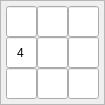
   <widget class="QFrame" name="frame_19">
    <property name="geometry">
     <rect>
      <x>120</x>
      <y>574</y>
      <width>101</width>
      <height>101</height>
     </rect>
    </property>
    <property name="minimumSize">
     <size>
      <width>0</width>
      <height>0</height>
     </size>
    </property>
    <property name="maximumSize">
     <size>
      <width>135</width>
      <height>135</height>
     </size>
    </property>
    <property name="styleSheet">
     <string notr="true"/>
    </property>
    <property name="frameShape">
     <enum>QFrame::StyledPanel</enum>
    </property>
    <property name="frameShadow">
     <enum>QFrame::Raised</enum>
    </property>
    <layout class="QGridLayout" name="gridLayout_19">
     <property name="leftMargin">
      <number>5</number>
     </property>
     <property name="topMargin">
      <number>5</number>
     </property>
     <property name="rightMargin">
      <number>5</number>
     </property>
     <property name="bottomMargin">
      <number>5</number>
     </property>
     <property name="spacing">
      <number>0</number>
     </property>
     <item row="1" column="1">
      <widget class="QLineEdit" name="cell_19_4">
       <property name="enabled">
        <bool>true</bool>
       </property>
       <property name="minimumSize">
        <size>
         <width>31</width>
         <height>31</height>
        </size>
       </property>
       <property name="maximumSize">
        <size>
         <width>31</width>
         <height>31</height>
        </size>
       </property>
       <property name="font">
        <font>
         <pointsize>9</pointsize>
        </font>
       </property>
       <property name="inputMask">
        <string>9</string>
       </property>
       <property name="text">
        <string/>
       </property>
       <property name="alignment">
        <set>Qt::AlignCenter</set>
       </property>
       <property name="readOnly">
        <bool>true</bool>
       </property>
      </widget>
     </item>
     <item row="1" column="2">
      <widget class="QLineEdit" name="cell_19_5">
       <property name="enabled">
        <bool>true</bool>
       </property>
       <property name="minimumSize">
        <size>
         <width>31</width>
         <height>31</height>
        </size>
       </property>
       <property name="maximumSize">
        <size>
         <width>31</width>
         <height>31</height>
        </size>
       </property>
       <property name="font">
        <font>
         <pointsize>9</pointsize>
        </font>
       </property>
       <property name="inputMask">
        <string>9</string>
       </property>
       <property name="text">
        <string/>
       </property>
       <property name="alignment">
        <set>Qt::AlignCenter</set>
       </property>
       <property name="readOnly">
        <bool>true</bool>
       </property>
      </widget>
     </item>
     <item row="0" column="2">
      <widget class="QLineEdit" name="cell_18_5">
       <property name="enabled">
        <bool>true</bool>
       </property>
       <property name="minimumSize">
        <size>
         <width>31</width>
         <height>31</height>
        </size>
       </property>
       <property name="maximumSize">
        <size>
         <width>31</width>
         <height>31</height>
        </size>
       </property>
       <property name="font">
        <font>
         <pointsize>9</pointsize>
        </font>
       </property>
       <property name="inputMask">
        <string>9</string>
       </property>
       <property name="text">
        <string/>
       </property>
       <property name="alignment">
        <set>Qt::AlignCenter</set>
       </property>
       <property name="readOnly">
        <bool>true</bool>
       </property>
      </widget>
     </item>
     <item row="1" column="0">
      <widget class="QLineEdit" name="cell_19_3">
       <property name="enabled">
        <bool>true</bool>
       </property>
       <property name="minimumSize">
        <size>
         <width>31</width>
         <height>31</height>
        </size>
       </property>
       <property name="maximumSize">
        <size>
         <width>31</width>
         <height>31</height>
        </size>
       </property>
       <property name="font">
        <font>
         <pointsize>9</pointsize>
        </font>
       </property>
       <property name="inputMask">
        <string>9</string>
       </property>
       <property name="text">
        <string>4</string>
       </property>
       <property name="alignment">
        <set>Qt::AlignCenter</set>
       </property>
       <property name="readOnly">
        <bool>true</bool>
       </property>
      </widget>
     </item>
     <item row="2" column="1">
      <widget class="QLineEdit" name="cell_20_4">
       <property name="enabled">
        <bool>true</bool>
       </property>
       <property name="minimumSize">
        <size>
         <width>31</width>
         <height>31</height>
        </size>
       </property>
       <property name="maximumSize">
        <size>
         <width>31</width>
         <height>31</height>
        </size>
       </property>
       <property name="font">
        <font>
         <pointsize>9</pointsize>
        </font>
       </property>
       <property name="inputMask">
        <string>9</string>
       </property>
       <property name="text">
        <string/>
       </property>
       <property name="alignment">
        <set>Qt::AlignCenter</set>
       </property>
       <property name="readOnly">
        <bool>true</bool>
       </property>
      </widget>
     </item>
     <item row="0" column="1">
      <widget class="QLineEdit" name="cell_18_4">
       <property name="enabled">
        <bool>true</bool>
       </property>
       <property name="minimumSize">
        <size>
         <width>31</width>
         <height>31</height>
        </size>
       </property>
       <property name="maximumSize">
        <size>
         <width>31</width>
         <height>31</height>
        </size>
       </property>
       <property name="font">
        <font>
         <pointsize>9</pointsize>
        </font>
       </property>
       <property name="inputMask">
        <string>9</string>
       </property>
       <property name="text">
        <string/>
       </property>
       <property name="alignment">
        <set>Qt::AlignCenter</set>
       </property>
       <property name="readOnly">
        <bool>true</bool>
       </property>
      </widget>
     </item>
     <item row="0" column="0">
      <widget class="QLineEdit" name="cell_18_3">
       <property name="enabled">
        <bool>true</bool>
       </property>
       <property name="minimumSize">
        <size>
         <width>31</width>
         <height>31</height>
        </size>
       </property>
       <property name="maximumSize">
        <size>
         <width>31</width>
         <height>31</height>
        </size>
       </property>
       <property name="font">
        <font>
         <pointsize>9</pointsize>
        </font>
       </property>
       <property name="inputMask">
        <string>9</string>
       </property>
       <property name="text">
        <string/>
       </property>
       <property name="alignment">
        <set>Qt::AlignCenter</set>
       </property>
       <property name="readOnly">
        <bool>true</bool>
       </property>
      </widget>
     </item>
     <item row="2" column="0">
      <widget class="QLineEdit" name="cell_20_3">
       <property name="enabled">
        <bool>true</bool>
       </property>
       <property name="minimumSize">
        <size>
         <width>31</width>
         <height>31</height>
        </size>
       </property>
       <property name="maximumSize">
        <size>
         <width>31</width>
         <height>31</height>
        </size>
       </property>
       <property name="font">
        <font>
         <pointsize>9</pointsize>
        </font>
       </property>
       <property name="inputMask">
        <string>9</string>
       </property>
       <property name="text">
        <string/>
       </property>
       <property name="alignment">
        <set>Qt::AlignCenter</set>
       </property>
       <property name="readOnly">
        <bool>true</bool>
       </property>
      </widget>
     </item>
     <item row="2" column="2">
      <widget class="QLineEdit" name="cell_20_5">
       <property name="enabled">
        <bool>true</bool>
       </property>
       <property name="minimumSize">
        <size>
         <width>31</width>
         <height>31</height>
        </size>
       </property>
       <property name="maximumSize">
        <size>
         <width>31</width>
         <height>31</height>
        </size>
       </property>
       <property name="font">
        <font>
         <pointsize>9</pointsize>
        </font>
       </property>
       <property name="inputMask">
        <string>9</string>
       </property>
       <property name="text">
        <string/>
       </property>
       <property name="alignment">
        <set>Qt::AlignCenter</set>
       </property>
       <property name="readOnly">
        <bool>true</bool>
       </property>
      </widget>
     </item>
    </layout>
   </widget>
